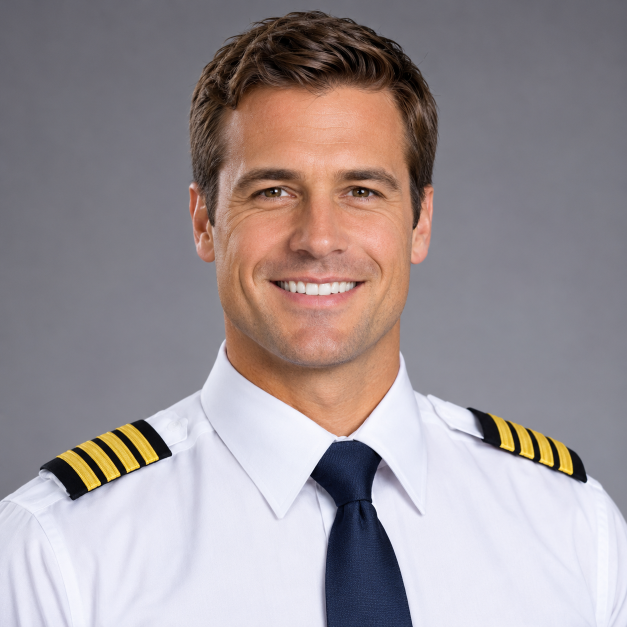
#> input picture scripts/appstore/shots/edit/portrait.png, 1254 x 1254 px (shown at 1/2 size)
$ python -i anonymize.py   (imports and definitions only)
#> lines starting #> are read from the running program, lines starting #| are printed output that depends on the picture; after the words box and inside, x2 and y2 are one past the last pixel; in counts of white or black regions, pixels touching at a corner belong together
"""Raw captures with the pilot's own data swapped for a fictional pilot (name, photo, contact, licence, airline)."""
import sys
from pathlib import Path
from PIL import Image, ImageDraw, ImageFont

HERE = Path(__file__).parent
INTER = "/usr/share/fonts/opentype/inter/Inter-{}.otf"
def font(weight, size): return ImageFont.truetype(INTER.format(weight), size)

def erase(im, box, left=None, right=None):
    """Paint the box with the background around it (a left-to-right blend of the colours just outside)."""
    x0, y0, x1, y1 = box
    d = ImageDraw.Draw(im)
    for y in range(y0, y1):
        a = im.getpixel(left if left else (x0 - 3, y))
        b = im.getpixel(right if right else (min(x1 + 3, im.width - 1), y))
        for x in range(x0, x1):
            t = (x - x0) / max(1, x1 - x0 - 1)
            d.point((x, y), tuple(int(a[i] * (1 - t) + b[i] * t) for i in range(3)))

def text(im, xy, s, weight, size, color):
    ImageDraw.Draw(im).text(xy, s, font=font(weight, size), fill=color)

def cv(src, dst):
#> called with src = 'portrait.png', dst = 'out.png'
    im = Image.open(src).convert("RGB")
#> im is the input picture: PIL image 1254x1254 RGB; mean R, G, B 155.9, 146.2, 149.3
    navy = im.getpixel((420, 150))
#> navy = (78, 60, 46)
    grey = (110, 118, 130)
    # header: name, contact line, photo
    erase(im, (50, 160, 300, 206), left=(45, 180), right=(320, 180))
    text(im, (56, 162), "Thomas Mercier", "Bold", 33, (255, 255, 255))
    erase(im, (50, 238, 360, 258), left=(45, 248), right=(380, 248))
    text(im, (56, 240), "thomas.mercier@email.com   ·   +33 6 00 00 00 00   ·   France", "Regular", 12, (226, 232, 240))
    # photo: a fictional pilot (generated portrait), in the white ring of the original
    d = ImageDraw.Draw(im)
    cx, cy, r = 628, 202, 55
    ring = Image.new("L", (r * 16, r * 16), 0)
#> ring: PIL image 880x880 L; every value is 0
    ImageDraw.Draw(ring).ellipse((0, 0, r * 16 - 1, r * 16 - 1), fill=255)
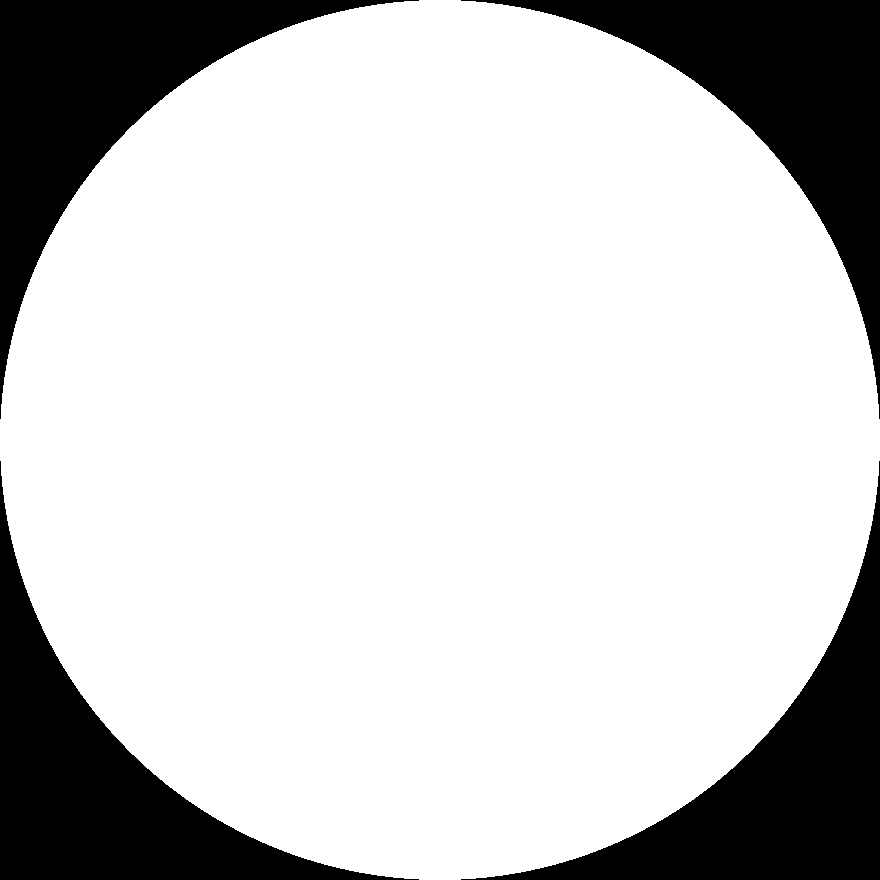
#> ring: PIL image 880x880 L; 78.5% white; 4 black regions, box (x1, y1, x2, y2) and area: (0, 0, 419, 419) 41577, (461, 0, 880, 419) 41577, (0, 461, 419, 880) 41577, (461, 461, 880, 880) 41577
    im.paste((255, 255, 255), (cx - r, cy - r, cx + r, cy + r), ring.resize((r * 2, r * 2), Image.LANCZOS))
    inner = r - 4
    face = Image.open(HERE / "portrait.png").convert("RGB").crop((230, 70, 1030, 870)).resize((inner * 2, inner * 2), Image.LANCZOS)
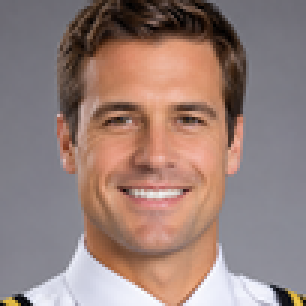
#> face: PIL image 102x102 RGB (shown 3 times larger); mean R, G, B 150.6, 127.4, 121.5
    mask = Image.new("L", (inner * 8, inner * 8), 0)
#> mask: PIL image 408x408 L; every value is 0
    ImageDraw.Draw(mask).ellipse((0, 0, inner * 8 - 1, inner * 8 - 1), fill=255)
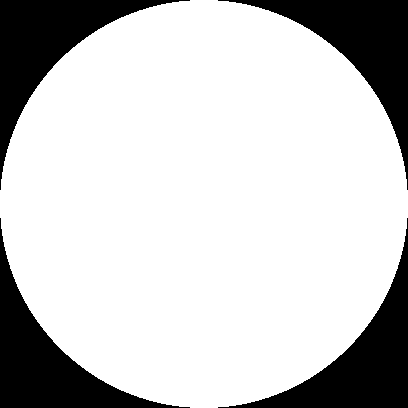
#> mask: PIL image 408x408 L; 78.5% white; 4 black regions, box (x1, y1, x2, y2) and area: (0, 0, 190, 190) 8942, (218, 0, 408, 190) 8942, (0, 218, 190, 408) 8942, (218, 218, 408, 408) 8942
    im.paste(face, (cx - inner, cy - inner), mask.resize((inner * 2, inner * 2), Image.LANCZOS))
    # licence numbers and footer
    white = (255, 255, 255)
    for box, xy, s in [
        ((66, 1005, 300, 1021), (68, 1006), "DGAC · FRA.FCL.CA00012345 · no expiry"),
        ((393, 1005, 680, 1021), (395, 1006), "DGAC France · FRA.FCL.CA00012345 · valid until 30 Apr"),
        ((66, 1231, 340, 1247), (68, 1232), "DGAC France · FRA.FCL.CA00012345 · valid until 31 Jan"),
    ]:
        erase(im, box, left=(box[0] - 4, box[1] + 8), right=(box[2] + 4, box[1] + 8))
        text(im, xy, s, "Regular", 11, grey)
    erase(im, (54, 1106, 220, 1122), left=(50, 1114), right=(240, 1114))
    text(im, (56, 1107), "Thomas Mercier — Curriculum vitae", "Regular", 10, (120, 126, 136))
    im.save(dst, quality=95)

def logbook(src, dst):
    im = Image.open(src).convert("RGB")
    for k in range(4):
        y = 746 + 184 * k  # middle of the registration chip of row k
        # registration
        erase(im, (255, y - 12, 340, y + 12), left=(251, y), right=(344, y))
        d = ImageDraw.Draw(im)
        text(im, (260, y - 12), "F-HGDN", "SemiBold", 20, (240, 244, 250))
        # flight number (after "times · ")
        f = y + 42
        erase(im, (414, f - 14, 560, f + 14))
        text(im, (417, f - 14), "GDN214 ·...", "Regular", 22, (150, 160, 175))
    im.save(dst, quality=95)

def dashboard(src, dst):
    im = Image.open(src).convert("RGB")
    erase(im, (203, 222, 290, 255))
    ImageDraw.Draw(im).text((206, 247), "Thomas", font=font("Regular", 27), fill=(150, 163, 182), anchor="ls")
    im.save(dst, quality=95)

def radar(src, dst):
    im = Image.open(src).convert("RGB")
    d = ImageDraw.Draw(im)
    f = font("Medium", 24)
    for (x0, x1), reg in zip([(25, 141), (155, 270), (282, 402), (415, 528), (541, 656)], ["F-HGDN", "F-HGDW", "F-HGDX", "D-IGDN", "D-IGDW"]):
        chip = im.getpixel((x0 + 10, 360))
        d.rectangle((x0 + 9, 361, x1 - 9, 391), fill=chip)
        d.text(((x0 + x1) / 2, 384), reg, font=f, fill=(240, 244, 248), anchor="ms")
    im.save(dst, quality=95)

# [3 lines not run here, left out]

>>> result = cv('portrait.png', 'out.png')
